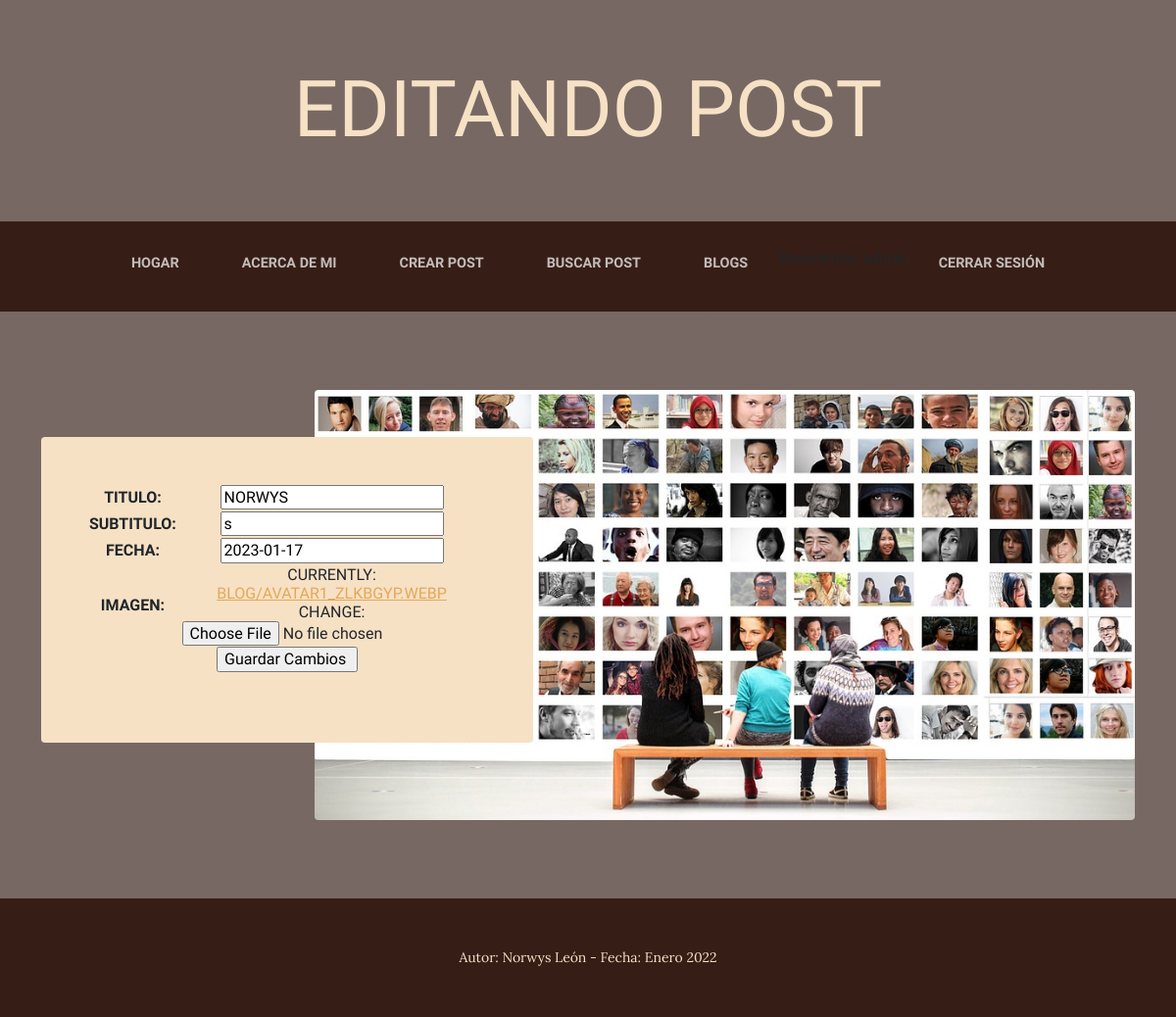
Page /Appblog/editarBlog/8 (signed in) on the earlier database version.
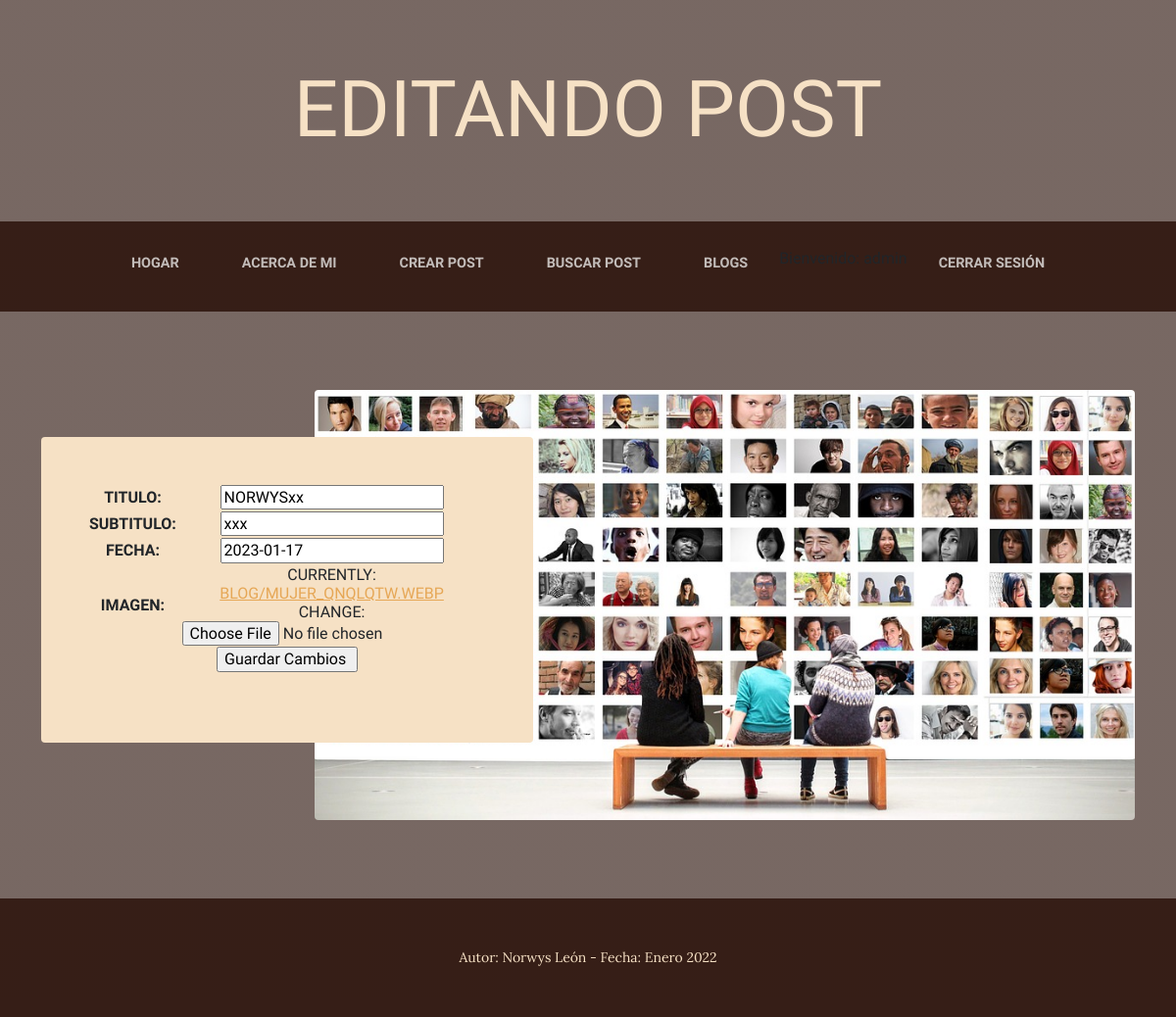
Same page on the later database version.
### Appblog/models.py (models this page shows, shortened)
class Blog(models.Model):
    titulo=models.CharField(max_length=100)
    subtitulo=models.CharField(max_length=100)
    cuerpo=RichTextField(blank=True, null=True)
    fecha=models.DateField()
    autor=models.ForeignKey(User, on_delete=models.CASCADE)
    imagen=models.ImageField(upload_to="blog")

### Appblog/views.py (the view)
# urls.py: path('editarBlog/<id>', editarBlog, name="editarBlog"),
@login_required
def editarBlog(request, id):
    blog=Blog.objects.get(id=id)
    if request.method=="POST":
        form= BlogForm(request.POST, request.FILES)
        if form.is_valid():         #Verifica si el formulario es valido
            info=form.cleaned_data  #transforma del formulario al diccionario
            blog.titulo=info["titulo"]
            blog.subtitulo=info["subtitulo"]
            blog.fecha=info["fecha"]
            blog.imagen=info["imagen"]
            blog.autor=request.user
            blog.save()
            blogs=Blog.objects.all()
            return render (request, "Appblog/leerBlogs.html", {"blogs": blogs, "mensaje": "Blog editado correctamente!"})
        pass
    else:
        formulario= BlogForm(initial= {"titulo":blog.titulo, "subtitulo":blog.subtitulo, "cuerpo":blog.cuerpo, "fecha":blog.fecha, "imagen":blog.imagen})  #Trae los datos iniciales del Blog
        return render (request, "Appblog/editarBlog.html", {"form": formulario, "blog": blog})

### Appblog/forms.py
class BlogForm(forms.Form):
    titulo=forms.CharField(label="Titulo", max_length=100)
    subtitulo=forms.CharField(label="Subtitulo", max_length=100)
    cuerpo=RichTextField(blank=True, null=True)
    fecha=forms.DateField(label="Fecha")
    imagen=forms.ImageField(label="Imagen")

### Appblog/templates/Appblog/editarBlog.html (shortened to what this page needs)
{% extends "Appblog/Padre.html" %}
{% load static %}
{% block Titulos_iniciales %}
<span class="site-heading-lower">EDITANDO POST  </span>
{% endblock %}
{% block imagen %}
    <img class="intro-img img-fluid mb-3 mb-lg-0 rounded" src="{% static 'assets/img/registro.jpg' %}" alt="..." />
{% endblock %}
{% block Titulos_texto %}
<h6 class="section-heading mb-4">
    <form action="{% url 'editarBlog' blog.id %}" method="POST" enctype="multipart/form-data"> {% csrf_token %}
       <table>
            {{ form.as_table }}
       </table>
        <input type="submit" value="Guardar Cambios ">
    </form>
 </h6>
{% endblock %}
{% block Autor_fecha %}
    <div class="container"><p class="m-0 small">Autor: Norwys León - Fecha: Enero 2022</p></div>
{% endblock %}

Differences in the rows shown:
changed Blog: titulo "NORWYS" → "NORWYSxx"; subtitulo "s" → "xxx"
Other differences:
text no longer shown: "TITULO: SUBTITULO: FECHA: IMAGEN: CURRENTLY: BLOG/AVATAR1_ZLKBGYP.WEBP CHANGE:"
text now shown: "TITULO: SUBTITULO: FECHA: IMAGEN: CURRENTLY: BLOG/MUJER_QNQLQTW.WEBP CHANGE:"
